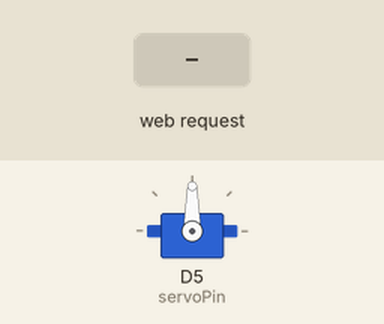
Recording of a program running on a simulated ESP8266 (NodeMCU). Shown: servo. The inputs (shaded band) are chosen by the test bench. WiFi joins after 1.5 s; servers stay silent unless stated; network time is answered at once with the bench clock; uploads are accepted with an empty reply; the local clock reads 2024-03-15 10:24:30 at power-on unless the program sets it; storage starts empty; what the program prints to the serial monitor is not drawn.

Above: at 2.9 s.
3.0 s: HTTP request GET /lock received
At 4.2 s:
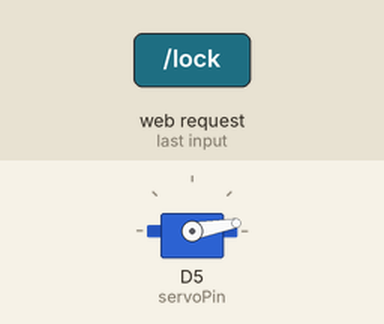
4.5 s: HTTP request GET /unlock received
At 5.3 s:
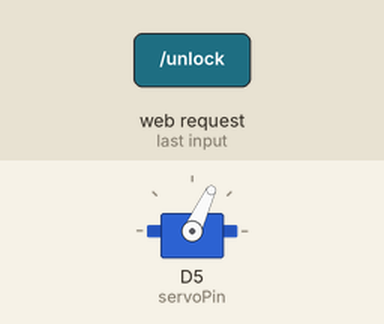
Timing chart, 0 to 7.5 s (numbered marks = the images above; inputs shaded):
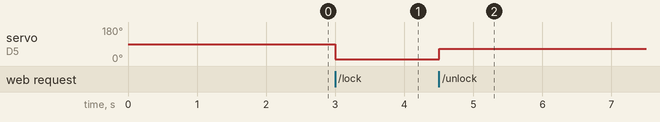

The program:

main.cpp
```cpp
#include <Arduino.h>

#include "ESPAsyncWebServer.h"
#include "FS.h"
#include <Servo.h>
#include <NTPClient.h>
#include <WiFiUdp.h>
#include "ArduinoJson.h"
#include "ESP8266HTTPClient.h"

const char* ssid = "Loki";
const char* password = "Pelletier";
const int locked = 10;
const int unlocked = 65;

const String emlaAPIUser = "jlpgkzrtnw2y5cw";
const String elmaAPIkey = "s6h5gfxjuf";
const size_t capacity = JSON_ARRAY_SIZE(0) + 2*JSON_ARRAY_SIZE(3) + JSON_OBJECT_SIZE(2) + 4*JSON_OBJECT_SIZE(4) + 4*JSON_OBJECT_SIZE(5) + JSON_OBJECT_SIZE(7) + JSON_OBJECT_SIZE(22) + JSON_OBJECT_SIZE(85) + 2270;
const int hours = 8;

long timeout = 8 * 60 * 60;

long epochTime;

int monthDay;
int currentMonth;
int currentYear;
int currentHour;
int currentMinute;
int currentSecond;
int secondsSinceNTPGet = 0;
bool firstLoop = true;
char currentTime[10];
char currentDay[12];
long sessionStart;
long sessionEnd;
long lockTimeInLock;
String sessionID;

AsyncWebServer server(80);

String header;
String lockStartTime;
String lockEndTime = "EndTime";
String lockStatus = "LockStatus";
String lockTimeLeft;

char* json;
String payload;

// NTP Stuff
WiFiUDP ntpUDP;
NTPClient timeClient(ntpUDP, "ca.pool.ntp.org");

int servoPin = D5;
Servo myServo;

String processor(const String &var);
void updateDateTime();
void lockIt();
void unlockIt();
void formatDateTime();
void setupWebServer();
void getLockStatus();
String convertEpochToDateTime(long _epoch);

void setup() {
  // put your setup code here, to run once:

  Serial.begin(9600);
  while (!Serial)
  {
    delay(100);
  }

  // Start FileSystem (SPIFFS)
  if (!SPIFFS.begin())
  {
    Serial.println("Panic - failed to initialize File System");
    return;
  }

  Serial.println("FileSystem loaded");

  myServo.attach(servoPin);

  Serial.print("Connecting to: ");
  Serial.println(ssid);
  WiFi.begin(ssid,password);
  while (WiFi.status() != WL_CONNECTED)
  {
    delay(500);
    Serial.print(">");
  }
  Serial.println("");
  Serial.println("Wifi Connected.");
  Serial.print("IP Address: ");
  Serial.println(WiFi.localIP());

  // Start the NTP Client
  timeClient.begin();
  // Get the current time
  updateDateTime();

  // Start WebServer Section
  // Route for root / web page
  setupWebServer();

  // Todo:  Display Current Time
  // Todo:  Display Open Time
  // Todo:  Enter code

  timeClient.update();
  timeClient.setTimeOffset(-7*3600);
  updateDateTime();
  formatDateTime();
  getLockStatus();
  // Start server
  server.begin();
}
void getLockStatus()
{
    const uint8_t fingerprint[20] = {0x1C, 0x2B, 0xC2, 0x8B, 0x01, 0x78, 0xA3, 0x6C, 0xA9, 0xF4, 0xAA, 0x15, 0x5F, 0x3D, 0xA0, 0xBD, 0x69, 0x88, 0x54, 0x9E};
    std::unique_ptr<BearSSL::WiFiClientSecure>client(new BearSSL::WiFiClientSecure);
    client->setFingerprint(fingerprint);

    // Send request
    //http.useHTTP10(true);
    HTTPClient https;

    if (https.begin(*client, "https://www.emlalock.com/info/?userid=jlpgkzrtnw2y5cw&apikey=s6h5gfxjuf"))
    {
      int httpCode = https.GET();
      if (httpCode > 0) {
        Serial.printf("[HTTPS] GET ... code: %d\n", httpCode);
      }
      if (httpCode == HTTP_CODE_OK || httpCode == HTTP_CODE_MOVED_PERMANENTLY)
      {
        payload = https.getString();
        //Serial.println(payload);
      }
      else
      {
        Serial.printf("[HTTPS] GET... failed, error: %s\n", https.errorToString(httpCode).c_str());
      }
    }
    else
    {
      Serial.printf("[HTTPS] Unable to connect\n");
    }
      // Disconnect
    https.end();

}
void setupWebServer()
{
  server.on("/", HTTP_GET, [](AsyncWebServerRequest *request){
    getLockStatus();
    request->send(SPIFFS, "/control.html", String(), false, processor);
  });

  // Route to load style.css file
  server.on("/style.css", HTTP_GET, [](AsyncWebServerRequest *request){
    request->send(SPIFFS, "/style.css", "text/css");
  });

  // Route to lock
  server.on("/lock", HTTP_GET, [](AsyncWebServerRequest *request){
  lockIt();
  request->send(SPIFFS, "/control.html", String(), false, processor);
  });

  // Route to unlock
  server.on("/unlock", HTTP_GET, [](AsyncWebServerRequest *request){
    unlockIt();

    request->send(SPIFFS, "/control.html", String(), false, processor);
  });
}

void lockIt()
{
  lockStatus="Locked!";
  myServo.write(locked);

}
void unlockIt()
{

  lockStatus = "Unlocked!";
  myServo.write(unlocked);

}

// Replaces placeholder with variable values
String processor(const String& var){
  if(var == "lockStatus"){
    return lockStatus;
  }
  if(var == "lockEndTime"){
    return convertEpochToDateTime(sessionEnd);
  }
  if(var == "lockStartTime"){
    return convertEpochToDateTime(sessionStart);
  }
  if(var == "totalLockTime"){
    timeClient.update();
    long rightNow = timeClient.getEpochTime();
    return convertEpochToDateTime(rightNow-sessionStart);
  }

  return String();
}

String convertEpochToDateTime(long thisEpoch)
{
  int _currentDay, _currentMonth, _currentYear, _currentHour, _currentMinute, _currentSecond;
  struct tm *ptm = gmtime ((time_t *)&thisEpoch);
  _currentDay = ptm->tm_mday;
  _currentMonth = ptm->tm_mon+1;
  _currentYear = ptm->tm_year+1900;
  _currentHour = ptm->tm_hour;
  _currentMinute = ptm->tm_min;
  _currentSecond = ptm->tm_sec;
  if (ptm->tm_isdst == 0)
  {
    _currentHour = _currentHour + 1;
  }

  char _datetime[24];
  sprintf(_datetime,"%04u-%02u-%02u  %02u:%02u:%02u", _currentYear, _currentMonth, _currentDay, _currentHour, _currentMinute, _currentSecond);
  return _datetime;
}

void loop() {
  // put your main code here, to run repeatedly:

  if (firstLoop)
  {
    //Serial.println(payload);
    // Parse response
    DynamicJsonDocument doc(capacity);
    deserializeJson(doc, payload);
    JsonObject user = doc["user"];
    JsonObject sessions = doc["chastitysession"];
    String user_userid;
    user_userid = user["userid"].as<String>();
    sessionID = sessions["chastitysessionid"].as<String>();
    sessionStart = sessions["startdate"].as<long>();
    sessionEnd = sessions["enddate"].as<long>();
    lockTimeInLock = sessions["timeinlock"].as<long>();
    // Serial.println(user_userid);
    Serial.println(user_userid);
    Serial.println(lockTimeInLock);
    // yield();
    firstLoop = false;
  }

  secondsSinceNTPGet = secondsSinceNTPGet + 1;
  if (secondsSinceNTPGet > 60)
  {
    Serial.println("Forcing a time update!");
    secondsSinceNTPGet = 0;
    updateDateTime();
  }
  else
  {
    currentSecond += 1;
    if (currentSecond == 60)
    {
      currentSecond = 0;
      currentMinute += 1;
      if (currentMinute > 60)
      {
        currentMinute = 0;
        currentHour += 1;
        if (currentHour == 24)
        {
          // Force a new time/date get
          Serial.println("Forcing a time update!");
          updateDateTime();
        }
      }
    }
  }
  formatDateTime();
  delay(1000);
}

void formatDateTime()
{
  sprintf (currentTime,"%02u:%02u:%02u",currentHour, currentMinute, currentSecond);
  sprintf (currentDay,"%04u-%02u-%02u",currentYear, currentMonth, monthDay);
}

void updateDateTime()
{
    timeClient.update();
    epochTime = timeClient.getEpochTime();

    struct tm *ptm = gmtime ((time_t *)&epochTime);
    monthDay = ptm->tm_mday;
    currentMonth = ptm->tm_mon+1;
    currentYear = ptm->tm_year+1900;
    currentHour = timeClient.getHours();
    currentMinute = timeClient.getMinutes();
    currentSecond = timeClient.getSeconds();
    if (ptm->tm_isdst == 0)
    {
      currentHour = currentHour + 1;
    }
    secondsSinceNTPGet = 0;
}
```

Measured:
- after the input at 3.0 s, servo on D5 (servoPin): 90° → 10° at once
- after the input at 4.5 s, servo on D5 (servoPin): 10° → 65° at once
